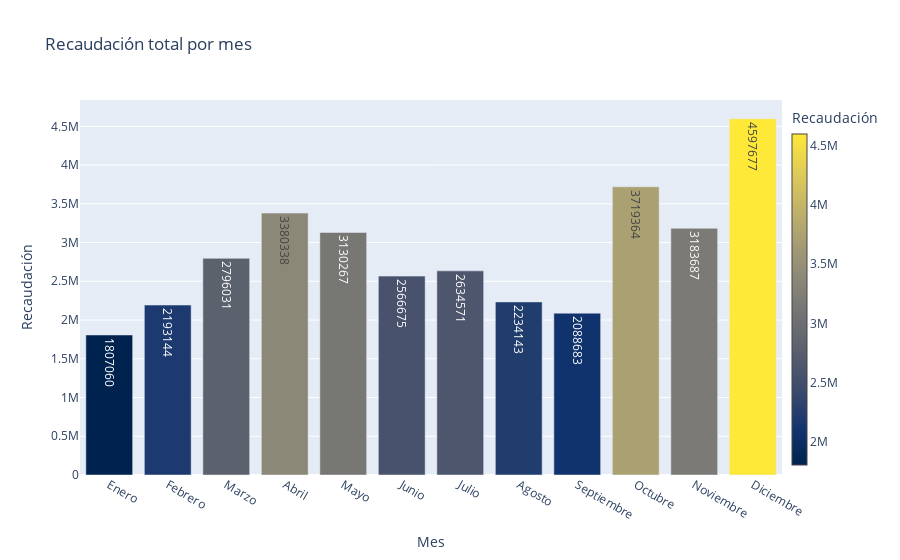

Notebook code cell kept with this figure:
### Code cell
# En este caso, creamos la columna Recaudacion para multiplicar cantidad de productos por precio
dataframes_mes['Recaudacion'] = dataframes_mes['Cantidad Pedida'] * dataframes_mes['Precio Unitario']
#sumamos la columna para obtener la recaudacion total de cada mes
total_recaudacion_mes = dataframes_mes['Recaudacion'].sum()

# Creamos una lista vacia para almacenar los valores de cada mes
recaudacion_mensual = []

# Recorremos cada mes y finalmente sumamos los totales en la lista
for mes in meses:
    dataframes_mes = dataframes[mes]
    dataframes_mes['Recaudacion'] = dataframes_mes['Cantidad Pedida'] * dataframes_mes['Precio Unitario']
    total_recaudacion_mes = dataframes_mes['Recaudacion'].sum()
    recaudacion_mensual.append(total_recaudacion_mes)

# Graficamos
fig = go.Figure()

fig.add_trace(go.Bar(
    x = meses,
    y = recaudacion_mensual,
    marker = dict(color = recaudacion_mensual, colorscale = 'Cividis',
                colorbar = dict(title='Recaudación', x = 1.0, thickness = 15)),
    text = recaudacion_mensual
))
fig.update_layout(
    title = "Recaudación total por mes",
    xaxis = dict(title='Mes'),
    yaxis = dict(title='Recaudación'),
)

fig.show()

### Figure 1 — Plotly figure (JSON) as saved in the notebook; plotly's stock layout.template omitted (floating-point values rounded to 4 significant figures)
{"data": [{"marker": {"color": [1807060, 2193144, 2796031, 3380338, 3130267, 2566675, 2634571, 2234143, 2088683, 3719364, 3183687, 4597677], "colorbar": {"thickness": 15, "title": {"text": "Recaudación"}, "x": 1}, "colorscale": [[0, "#00224e"], [0.1111, "#123570"], [0.2222, "#3b496c"], [0.3333, "#575d6d"], [0.4444, "#707173"], [0.5556, "#8a8678"], [0.6667, "#a59c74"], [0.7778, "#c3b369"], [0.8889, "#e1cc55"], [1, "#fee838"]]}, "text": ["1807060", "2193144", "2796031", "3380338", "3130267", "2566675", "2634571", "2234143", "2088683", "3719364", "3183687", "4597677"], "type": "bar", "x": ["Enero", "Febrero", "Marzo", "Abril", "Mayo", "Junio", "Julio", "Agosto", "Septiembre", "Octubre", "Noviembre", "Diciembre"], "y": [1807060, 2193144, 2796031, 3380338, 3130267, 2566675, 2634571, 2234143, 2088683, 3719364, 3183687, 4597677]}], "layout": {"title": {"text": "Recaudación total por mes"}, "xaxis": {"title": {"text": "Mes"}}, "yaxis": {"title": {"text": "Recaudación"}}}}
